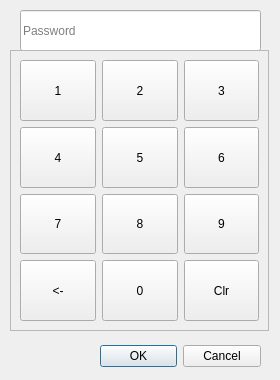
<?xml version="1.0" encoding="UTF-8"?>
<ui version="4.0">
 <class>Dialog</class>
 <widget class="QDialog" name="Dialog">
  <property name="geometry">
   <rect>
    <x>0</x>
    <y>0</y>
    <width>280</width>
    <height>380</height>
   </rect>
  </property>
  <property name="minimumSize">
   <size>
    <width>280</width>
    <height>380</height>
   </size>
  </property>
  <property name="maximumSize">
   <size>
    <width>280</width>
    <height>380</height>
   </size>
  </property>
  <property name="windowTitle">
   <string>Dialog</string>
  </property>
  <widget class="QDialogButtonBox" name="buttonBox">
   <property name="geometry">
    <rect>
     <x>100</x>
     <y>340</y>
     <width>161</width>
     <height>32</height>
    </rect>
   </property>
   <property name="orientation">
    <enum>Qt::Horizontal</enum>
   </property>
   <property name="standardButtons">
    <set>QDialogButtonBox::Cancel|QDialogButtonBox::Ok</set>
   </property>
  </widget>
  <widget class="QLineEdit" name="lineEdit">
   <property name="geometry">
    <rect>
     <x>20</x>
     <y>10</y>
     <width>241</width>
     <height>41</height>
    </rect>
   </property>
   <property name="styleSheet">
    <string notr="true">font: 20pt &quot;맑은 고딕&quot;;</string>
   </property>
   <property name="maxLength">
    <number>4</number>
   </property>
   <property name="readOnly">
    <bool>true</bool>
   </property>
   <property name="placeholderText">
    <string>Password</string>
   </property>
   <property name="clearButtonEnabled">
    <bool>false</bool>
   </property>
  </widget>
  <widget class="QFrame" name="frame_2">
   <property name="geometry">
    <rect>
     <x>10</x>
     <y>50</y>
     <width>259</width>
     <height>281</height>
    </rect>
   </property>
   <property name="styleSheet">
    <string notr="true"/>
   </property>
   <property name="frameShape">
    <enum>QFrame::StyledPanel</enum>
   </property>
   <property name="frameShadow">
    <enum>QFrame::Raised</enum>
   </property>
   <layout class="QVBoxLayout" name="verticalLayout">
    <item>
     <layout class="QGridLayout" name="gridLayout_2">
      <item row="1" column="2">
       <widget class="QPushButton" name="pushButton_6">
        <property name="enabled">
         <bool>true</bool>
        </property>
        <property name="sizePolicy">
         <sizepolicy hsizetype="Expanding" vsizetype="Expanding">
          <horstretch>0</horstretch>
          <verstretch>0</verstretch>
         </sizepolicy>
        </property>
        <property name="text">
         <string>6</string>
        </property>
       </widget>
      </item>
      <item row="2" column="0">
       <widget class="QPushButton" name="pushButton_7">
        <property name="sizePolicy">
         <sizepolicy hsizetype="Minimum" vsizetype="Expanding">
          <horstretch>0</horstretch>
          <verstretch>0</verstretch>
         </sizepolicy>
        </property>
        <property name="text">
         <string>7</string>
        </property>
       </widget>
      </item>
      <item row="2" column="2">
       <widget class="QPushButton" name="pushButton_9">
        <property name="enabled">
         <bool>true</bool>
        </property>
        <property name="sizePolicy">
         <sizepolicy hsizetype="Expanding" vsizetype="Expanding">
          <horstretch>0</horstretch>
          <verstretch>0</verstretch>
         </sizepolicy>
        </property>
        <property name="text">
         <string>9</string>
        </property>
       </widget>
      </item>
      <item row="0" column="2">
       <widget class="QPushButton" name="pushButton_3">
        <property name="enabled">
         <bool>true</bool>
        </property>
        <property name="sizePolicy">
         <sizepolicy hsizetype="Expanding" vsizetype="Expanding">
          <horstretch>0</horstretch>
          <verstretch>0</verstretch>
         </sizepolicy>
        </property>
        <property name="text">
         <string>3</string>
        </property>
       </widget>
      </item>
      <item row="1" column="0">
       <widget class="QPushButton" name="pushButton_4">
        <property name="sizePolicy">
         <sizepolicy hsizetype="Minimum" vsizetype="Expanding">
          <horstretch>0</horstretch>
          <verstretch>0</verstretch>
         </sizepolicy>
        </property>
        <property name="text">
         <string>4</string>
        </property>
       </widget>
      </item>
      <item row="0" column="1">
       <widget class="QPushButton" name="pushButton_2">
        <property name="enabled">
         <bool>true</bool>
        </property>
        <property name="sizePolicy">
         <sizepolicy hsizetype="Expanding" vsizetype="Expanding">
          <horstretch>0</horstretch>
          <verstretch>0</verstretch>
         </sizepolicy>
        </property>
        <property name="text">
         <string>2</string>
        </property>
       </widget>
      </item>
      <item row="0" column="0">
       <widget class="QPushButton" name="pushButton_1">
        <property name="enabled">
         <bool>true</bool>
        </property>
        <property name="sizePolicy">
         <sizepolicy hsizetype="Expanding" vsizetype="Expanding">
          <horstretch>0</horstretch>
          <verstretch>0</verstretch>
         </sizepolicy>
        </property>
        <property name="text">
         <string>1</string>
        </property>
       </widget>
      </item>
      <item row="1" column="1">
       <widget class="QPushButton" name="pushButton_5">
        <property name="enabled">
         <bool>true</bool>
        </property>
        <property name="sizePolicy">
         <sizepolicy hsizetype="Expanding" vsizetype="Expanding">
          <horstretch>0</horstretch>
          <verstretch>0</verstretch>
         </sizepolicy>
        </property>
        <property name="text">
         <string>5</string>
        </property>
       </widget>
      </item>
      <item row="2" column="1">
       <widget class="QPushButton" name="pushButton_8">
        <property name="enabled">
         <bool>true</bool>
        </property>
        <property name="sizePolicy">
         <sizepolicy hsizetype="Expanding" vsizetype="Expanding">
          <horstretch>0</horstretch>
          <verstretch>0</verstretch>
         </sizepolicy>
        </property>
        <property name="text">
         <string>8</string>
        </property>
       </widget>
      </item>
      <item row="3" column="0">
       <widget class="QPushButton" name="pushButton_10">
        <property name="sizePolicy">
         <sizepolicy hsizetype="Minimum" vsizetype="Expanding">
          <horstretch>0</horstretch>
          <verstretch>0</verstretch>
         </sizepolicy>
        </property>
        <property name="text">
         <string>&lt;-</string>
        </property>
       </widget>
      </item>
      <item row="3" column="1">
       <widget class="QPushButton" name="pushButton_0">
        <property name="sizePolicy">
         <sizepolicy hsizetype="Minimum" vsizetype="Expanding">
          <horstretch>0</horstretch>
          <verstretch>0</verstretch>
         </sizepolicy>
        </property>
        <property name="text">
         <string>0</string>
        </property>
       </widget>
      </item>
      <item row="3" column="2">
       <widget class="QPushButton" name="pushButton_11">
        <property name="sizePolicy">
         <sizepolicy hsizetype="Minimum" vsizetype="Expanding">
          <horstretch>0</horstretch>
          <verstretch>0</verstretch>
         </sizepolicy>
        </property>
        <property name="text">
         <string>Clr</string>
        </property>
       </widget>
      </item>
     </layout>
    </item>
   </layout>
  </widget>
 </widget>
 <resources/>
 <connections>
  <connection>
   <sender>buttonBox</sender>
   <signal>accepted()</signal>
   <receiver>Dialog</receiver>
   <slot>accept()</slot>
   <hints>
    <hint type="sourcelabel">
     <x>248</x>
     <y>254</y>
    </hint>
    <hint type="destinationlabel">
     <x>157</x>
     <y>274</y>
    </hint>
   </hints>
  </connection>
  <connection>
   <sender>buttonBox</sender>
   <signal>rejected()</signal>
   <receiver>Dialog</receiver>
   <slot>reject()</slot>
   <hints>
    <hint type="sourcelabel">
     <x>316</x>
     <y>260</y>
    </hint>
    <hint type="destinationlabel">
     <x>286</x>
     <y>274</y>
    </hint>
   </hints>
  </connection>
 </connections>
</ui>
